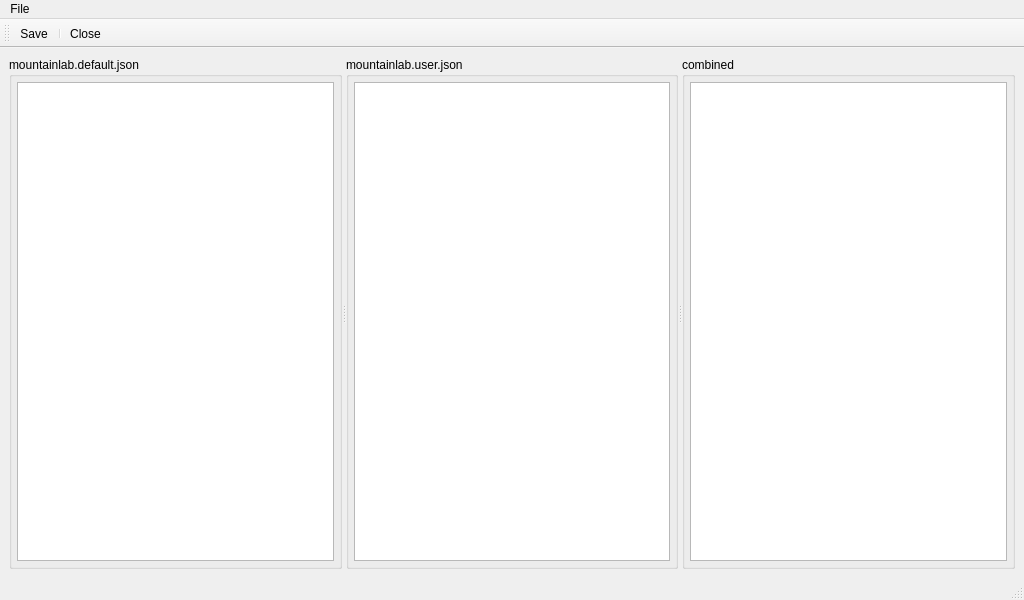
<?xml version="1.0" encoding="UTF-8"?>
<ui version="4.0">
 <class>JsonEditorWindow</class>
 <widget class="QMainWindow" name="JsonEditorWindow">
  <property name="geometry">
   <rect>
    <x>0</x>
    <y>0</y>
    <width>1024</width>
    <height>600</height>
   </rect>
  </property>
  <property name="windowTitle">
   <string>Configuration Editor</string>
  </property>
  <widget class="QWidget" name="centralwidget">
   <layout class="QVBoxLayout" name="verticalLayout_4">
    <item>
     <widget class="QSplitter" name="splitter">
      <property name="orientation">
       <enum>Qt::Horizontal</enum>
      </property>
      <widget class="QGroupBox" name="groupBox">
       <property name="title">
        <string>mountainlab.default.json</string>
       </property>
       <layout class="QVBoxLayout" name="verticalLayout">
        <property name="leftMargin">
         <number>5</number>
        </property>
        <property name="topMargin">
         <number>5</number>
        </property>
        <property name="rightMargin">
         <number>5</number>
        </property>
        <property name="bottomMargin">
         <number>5</number>
        </property>
        <item>
         <widget class="QPlainTextEdit" name="defaultJsonEdit">
          <property name="readOnly">
           <bool>true</bool>
          </property>
         </widget>
        </item>
       </layout>
      </widget>
      <widget class="QGroupBox" name="groupBox_2">
       <property name="title">
        <string>mountainlab.user.json</string>
       </property>
       <layout class="QVBoxLayout" name="verticalLayout_2">
        <property name="leftMargin">
         <number>5</number>
        </property>
        <property name="topMargin">
         <number>5</number>
        </property>
        <property name="rightMargin">
         <number>5</number>
        </property>
        <property name="bottomMargin">
         <number>5</number>
        </property>
        <item>
         <widget class="QPlainTextEdit" name="userJsonEdit">
          <property name="font">
           <font>
            <family>Monospace</family>
           </font>
          </property>
         </widget>
        </item>
       </layout>
      </widget>
      <widget class="QGroupBox" name="groupBox_3">
       <property name="title">
        <string>combined</string>
       </property>
       <layout class="QVBoxLayout" name="verticalLayout_3">
        <property name="leftMargin">
         <number>5</number>
        </property>
        <property name="topMargin">
         <number>5</number>
        </property>
        <property name="rightMargin">
         <number>5</number>
        </property>
        <property name="bottomMargin">
         <number>5</number>
        </property>
        <item>
         <widget class="QPlainTextEdit" name="resultEdit">
          <property name="font">
           <font>
            <family>Monospace</family>
           </font>
          </property>
          <property name="readOnly">
           <bool>true</bool>
          </property>
         </widget>
        </item>
       </layout>
      </widget>
     </widget>
    </item>
   </layout>
  </widget>
  <widget class="QMenuBar" name="menubar">
   <property name="geometry">
    <rect>
     <x>0</x>
     <y>0</y>
     <width>1024</width>
     <height>22</height>
    </rect>
   </property>
   <widget class="QMenu" name="menuFile">
    <property name="title">
     <string>File</string>
    </property>
    <addaction name="actionSave"/>
    <addaction name="separator"/>
    <addaction name="actionQuit"/>
   </widget>
   <addaction name="menuFile"/>
  </widget>
  <widget class="QStatusBar" name="statusbar"/>
  <widget class="QToolBar" name="toolBar">
   <property name="windowTitle">
    <string>toolBar</string>
   </property>
   <attribute name="toolBarArea">
    <enum>TopToolBarArea</enum>
   </attribute>
   <attribute name="toolBarBreak">
    <bool>false</bool>
   </attribute>
   <addaction name="actionSave"/>
   <addaction name="separator"/>
   <addaction name="actionQuit"/>
  </widget>
  <action name="actionSave">
   <property name="text">
    <string>Save</string>
   </property>
   <property name="shortcut">
    <string>Ctrl+S</string>
   </property>
  </action>
  <action name="actionQuit">
   <property name="text">
    <string>Close</string>
   </property>
   <property name="toolTip">
    <string>Close Window</string>
   </property>
   <property name="shortcut">
    <string>Ctrl+W</string>
   </property>
  </action>
 </widget>
 <resources/>
 <connections>
  <connection>
   <sender>actionQuit</sender>
   <signal>triggered()</signal>
   <receiver>JsonEditorWindow</receiver>
   <slot>close()</slot>
   <hints>
    <hint type="sourcelabel">
     <x>-1</x>
     <y>-1</y>
    </hint>
    <hint type="destinationlabel">
     <x>399</x>
     <y>299</y>
    </hint>
   </hints>
  </connection>
 </connections>
</ui>
